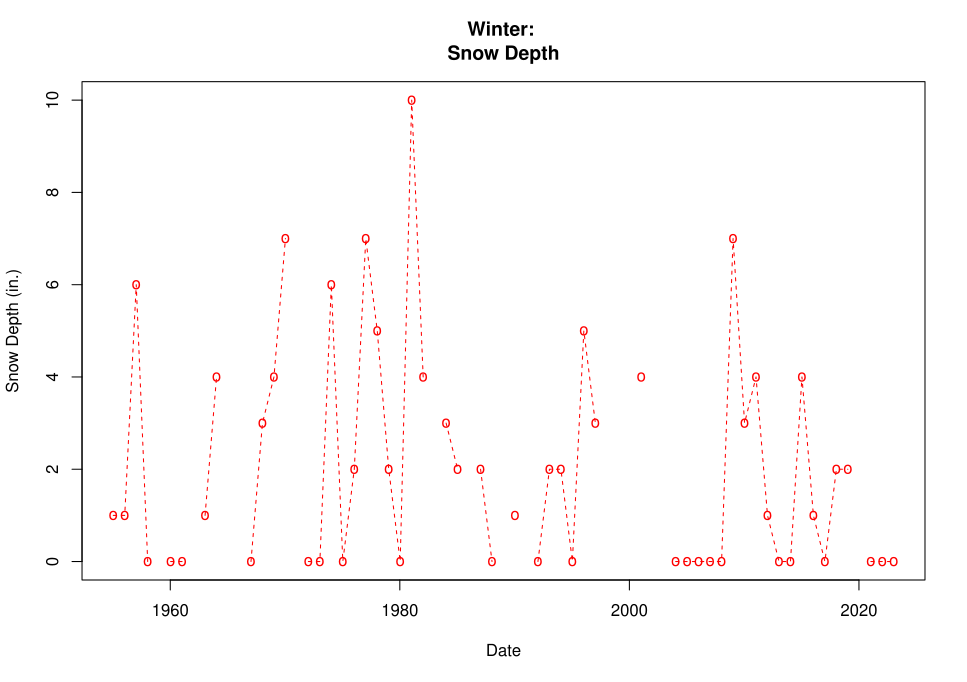

This figure's R source:
winter = WeatherData_Winter
winter
x=winter$Date
y=winter$`Snow Depth`
plot(x, y, main="Winter: 
Snow Depth", xlab="Date", ylab="Snow Depth (in.)", col="red", pch="o", lty=1)
lines(x, y, col='red', lty=2)
